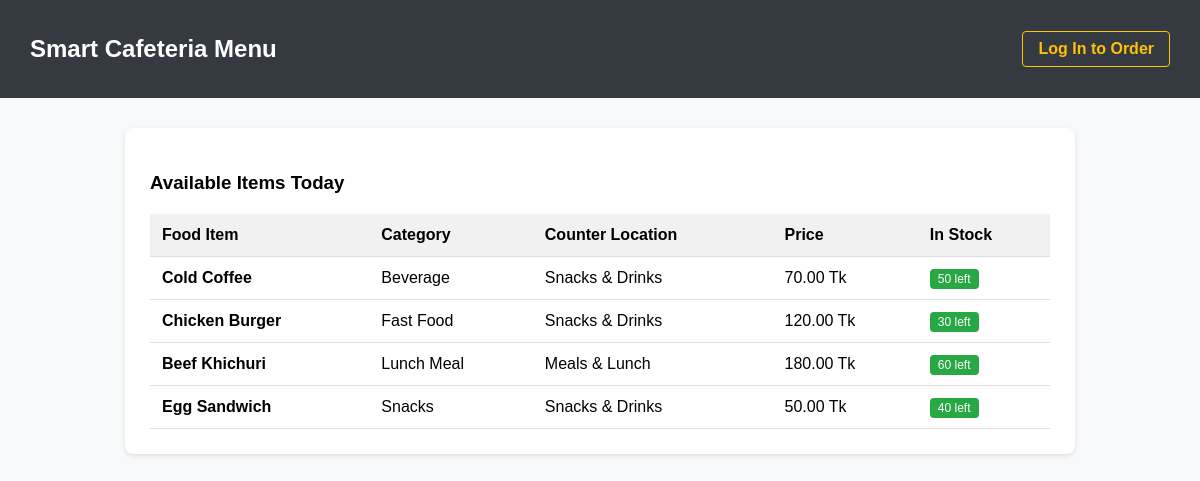
The page / on the database its author committed.
### tables this page shows
CREATE TABLE `counter_serves_food` (
  `CounterID` int(11) NOT NULL,
  `FoodID` int(11) NOT NULL,
  `AvailableQuantity` int(11) NOT NULL DEFAULT 0
);

CREATE TABLE `food` (
  `FoodID` int(11) NOT NULL,
  `FoodName` varchar(100) NOT NULL,
  `Category` varchar(50) NOT NULL,
  `Price` decimal(10,2) NOT NULL
);

CREATE TABLE `counter` (
  `CounterID` int(11) NOT NULL,
  `CounterName` varchar(50) NOT NULL,
  `Status` enum('Active','Inactive','Maintenance') DEFAULT 'Active',
  `Location` varchar(100) NOT NULL
);

### index.php (the view, shortened to what this page needs)
<?php
require 'db.php';
$sql = "SELECT f.FoodID, f.FoodName, f.Category, f.Price, c.CounterName, csf.AvailableQuantity
        FROM FOOD f
        INNER JOIN COUNTER_SERVES_FOOD csf ON f.FoodID = csf.FoodID
        INNER JOIN COUNTER c ON csf.CounterID = c.CounterID
        WHERE csf.AvailableQuantity > 0
        ORDER BY f.Category, f.FoodName ASC";
$stmt = $pdo->query($sql);
$menuItems = $stmt->fetchAll(PDO::FETCH_ASSOC);
?>
<!DOCTYPE html>
<html lang="en">
<head>
</head>
<body>
<div class="header">
    <h2>Smart Cafeteria Menu</h2>
    <?php if (isset($_SESSION['user_id'])): ?>
        <a href="dashboard.php">Go to Dashboard</a>
    <?php else: ?>
        <a href="login.php">Log In to Order</a>
    <?php endif; ?>
</div>
<div class="container">
    <h3>Available Items Today</h3>
    <table>
        <thead>
            <tr>
                <th>Food Item</th>
                <th>Category</th>
                <th>Counter Location</th>
                <th>Price</th>
                <th>In Stock</th>
            </tr>
        </thead>
        <tbody>
            <?php foreach ($menuItems as $item): ?>
                <tr>
                    <td><strong><?= htmlspecialchars($item['FoodName']) ?></strong></td>
                    <td><?= htmlspecialchars($item['Category']) ?></td>
                    <td><?= htmlspecialchars($item['CounterName']) ?></td>
                    <td><?= number_format($item['Price'], 2) ?> Tk</td>
                    <td><span class="badge"><?= $item['AvailableQuantity'] ?> left</span></td>
                </tr>
            <?php endforeach; ?>
        </tbody>
    </table>
</div>
</body>
</html>

### index.php (style rules this page uses)
body { font-family: Arial, sans-serif; margin: 0; background: #f8f9fa; }
.header { background: #343a40; color: white; padding: 15px 30px; display: flex; justify-content: space-between; align-items: center; }
.header a { color: #ffc107; text-decoration: none; font-weight: bold; padding: 8px 15px; border: 1px solid #ffc107; border-radius: 4px; }
.container { max-width: 900px; margin: 30px auto; background: white; padding: 25px; border-radius: 8px; box-shadow: 0 2px 5px rgba(0,0,0,0.1); }
table { width: 100%; border-collapse: collapse; margin-top: 20px; }
th, td { padding: 12px; text-align: left; border-bottom: 1px solid #ddd; }
th { background: #f1f1f1; }
.badge { background: #28a745; color: white; padding: 3px 8px; border-radius: 4px; font-size: 12px; }

### rows shown on the page
counter_serves_food: FoodID.FoodName "Cold Coffee", FoodID.Category "Beverage", CounterID.CounterName "Snacks & Drinks", FoodID.Price "70.00", AvailableQuantity "50"
counter_serves_food: FoodID.FoodName "Chicken Burger", FoodID.Category "Fast Food", CounterID.CounterName "Snacks & Drinks", FoodID.Price "120.00", AvailableQuantity "30"
counter_serves_food: FoodID.FoodName "Beef Khichuri", FoodID.Category "Lunch Meal", CounterID.CounterName "Meals & Lunch", FoodID.Price "180.00", AvailableQuantity "60"
counter_serves_food: FoodID.FoodName "Egg Sandwich", FoodID.Category "Snacks", CounterID.CounterName "Snacks & Drinks", FoodID.Price "50.00", AvailableQuantity "40"
